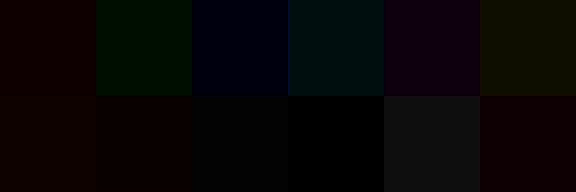
#> input picture experiments/gamut_research/f_inp3_outp3.png, 576 x 192 px, given in place of uhdr_g1.0.jpg, which was not available
$ python verify_gamma_uhdr.py
#> lines starting #> are read from the running program, lines starting #| are printed output that depends on the picture; pictures that were not available may be replaced by others from this repository, and a replacement may not be noted
import numpy as np, json
from PIL import Image
S=96
names=['红','绿','蓝','青','品红','黄','橙','肤色','中灰','暗灰','白','粉']
def lin(x):
    v=x/255.0
    return np.where(v<=0.04045, v/12.92, ((v+0.055)/1.055)**2.4)
def pq(c):
    m1=1305/8192;m2=2523/32;c1=107/128;c2=2413/128;c3=2392/128
    p=np.power(np.clip(c,0,1),1/m2)
    return np.power(np.maximum(p-c1,0)/np.maximum(c2-c3*p,1e-12),1/m1)
Y709=np.array([0.2126,0.7152,0.0722]); Y2020=np.array([0.2627,0.6780,0.0593])
icc={'1.0':'g1','0.8':'g08','1.2':'g12'}
print(f'{"gamma":>5} | {"ICC 中灰":>8} {"UHDR 中灰":>9} | {"ICC 白":>7} {"UHDR 白":>8}')
for g in ['1.0','0.8','1.2']:
    base=np.asarray(Image.open(f'experiments/gamut_research/uhdr_g{g}.jpg').convert('RGB')).astype(float)
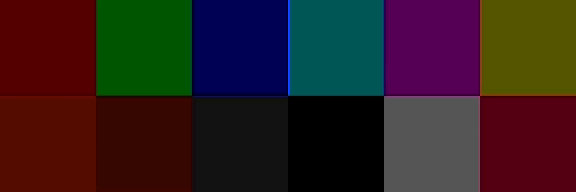
#> base: shape (192, 576, 3) float64; mean R, G, B 8, 5.1, 5.2; drawn with min black and max white
    gm=np.asarray(Image.open(f'experiments/gamut_research/uhdr_gm_{g}.jpg').convert('L')).astype(float)
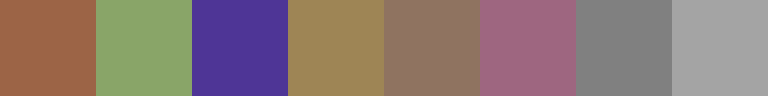
#> input picture experiments/gamut_research/p3_source_hdr2020.png, 768 x 96 px, given in place of uhdr_gm_1.0.jpg, which was not available
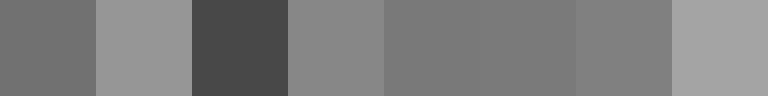
#> gm: shape (96, 768) float64; min 72, max 164, mean 125.6
    ia=np.asarray(Image.open(f'experiments/gamut_research/{icc[g]}.png').convert('RGB')).astype(float)
    # 用 g1 的元数据做参考？各文件自己的元数据：直接读 XMP 太麻烦，这里用已知公式反推：
    # gainmap 值 0..255 线性映射 log2[min,max]；min=0（log2(1)=0），max 见提取输出
    maxmap={'1.0':1.2483609,'0.8':1.4382,'1.2':0.9789}
    def patch(a,i,n=3):
        r,q=divmod(i,6)
        return a[r*S+40:r*S+56,q*S+40:q*S+56].reshape(-1,n).mean(axis=0)
    out=[]
    for i,name in enumerate(names):
        b=patch(base,i); gmv=patch(gm,i,1)[0]; p=patch(ia,i)
        log2g=maxmap[g]*(gmv/255.0)
        hdr=(lin(b)+1/64)*(2**log2g)-1/64
        y_u=float(np.dot(hdr,Y709))*203
        y_i=float(np.dot(pq(p/255.0)/(203/10000),Y2020))*203
        out.append((name,y_i,y_u))
#> this loop made 12 passes
#> (b, gmv, log2g, v in lin, hdr, y_u, y_i) on passes 1 to 6: ([14, 0, 0], 113, 0.553, [0.0549, 0, 0], [0.0137, 0.0073, 0.0073], 1.76, 92.26), ([0, 14, 0], 150, 0.734, [0, 0.0549, 0], [0.0104, 0.0177, 0.0104], 3.17, 294.7), ([0, 0, 14], 72, 0.352, [0, 0, 0.0549], [0.00432, 0.00432, 0.00993], 0.96, 17.64), ([0, 14, 14], 135, 0.661, [0, 0.0549, 0.0549], [0.00908, 0.016, 0.016], 2.95, 155.6), ([14, 0, 14], 121, 0.592, [0.0549, 0, 0.0549], [0.0146, 0.00793, 0.0146], 1.99, 83.44), ([14, 14, 0], 122, 0.597, [0.0549, 0.0549, 0], [0.0147, 0.0147, 0.00801], 2.88, 104.7)
#> (gmv, log2g, v in lin, hdr, y_u, y_i) on pass 10: (nan, nan, [0, 0, 0], [nan, nan, nan], nan, nan)
#> after the loop, out = [('红', 92.26, 1.76), ('绿', 294.7, 3.17), ('蓝', 17.64, 0.96), ('青', 155.6, 2.95), ('品红', 83.44, 1.99), ('黄', 104.7, 2.88), ('橙', nan, nan), ('肤色', nan, nan), ('中灰', nan, nan), ('暗灰', nan, nan), ('白', nan, nan), ('粉', nan, nan)]
    print(f'{g:>5} | {out[8][1]:8.0f} {out[8][2]:9.0f} | {out[10][1]:7.0f} {out[10][2]:8.0f}')
#|   1.0 |      nan       nan |     nan      nan
    print('      明细:', ', '.join(f'{n} {ui:.0f}/{uu:.0f}' for n,ui,uu in out[:6]))
#|       明细: 红 92/2, 绿 295/3, 蓝 18/1, 青 156/3, 品红 83/2, 黄 105/3
#> (the run stopped early here; a loop or call above may not have finished)
